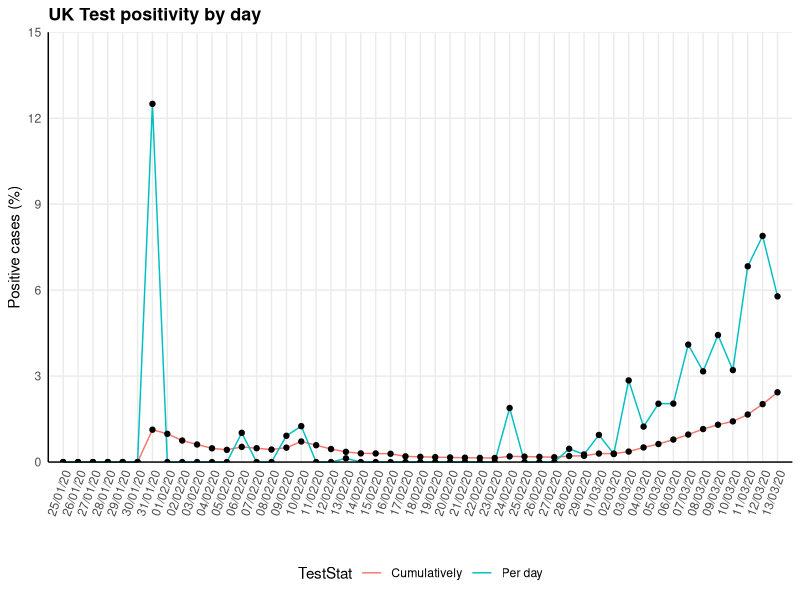

Write R code to recreate this figure.
## Exploration of UK COVID-19 data: Proportion of positive tests
## Emma Doughty (e.doughty6@gmail.com)

# Install libraries if necessary
#if(!require(ggpubr)) install.packages("ggpubr")
#if(!require(tidyverse)) install.packages("tidyverse")
#if(!require(scales)) install.packages("scales")

# Load libraries
library(readr)
library(tidyr)
library(plyr)
library(ggplot2)
library(scales)
library(ggpubr)

#Load data
COVID19_by_day <- read_csv("COVID19_by_day.csv")
COVID19_by_day$Date <- as.Date(COVID19_by_day$Date, format = "%d/%m/%y")
COVID19_by_day <- COVID19_by_day[order(COVID19_by_day$Date),]

df_NewPos <- data.frame(Date = COVID19_by_day$Date,
                          NewCases = COVID19_by_day$NewCases,
                          CumCases = COVID19_by_day$CumCases,
                          NewTests = COVID19_by_day$NewTests,
                          CumTests = COVID19_by_day$CumTests,
                          TestStat = "Per day",
                          StatValue = (100 * (COVID19_by_day$NewCases / COVID19_by_day$NewTests)),
                          stringsAsFactors = FALSE)

#    <- df_NewPos$StatValue / df_NewPos$NewCases

df_CumPos <- data.frame(Date = COVID19_by_day$Date,
                        NewCases = COVID19_by_day$NewCases,
                        CumCases = COVID19_by_day$CumCases,
                        NewTests = COVID19_by_day$NewTests,
                        CumTests = COVID19_by_day$CumTests,
                        TestStat = "Cumulatively",
                        StatValue = (100 * (COVID19_by_day$CumCases / COVID19_by_day$CumTests)),
                        stringsAsFactors = FALSE)

df_PosTests <- rbind(df_NewPos, df_CumPos)

PosTests_Factor <- 10^(floor(log10(signif(max(df_PosTests$StatValue)))))
PosTests_Breaks <- ceiling(PosTests_Factor/2)

plot_PosTests <- ggplot(data=df_PosTests, aes(x=Date, y=df_PosTests$StatValue, group=TestStat)) +
  geom_line(aes(color=TestStat))+
  geom_point()+
  scale_x_date(labels = date_format("%d/%m/%y"), expand = c(0, 1), 
               limits = c(min(df_PosTests$Date), max(df_PosTests$Date)),
               breaks = seq(min(df_PosTests$Date), max(df_PosTests$Date), 1)) +
  scale_y_continuous(limits = c(0, 15), 
                     breaks = seq(0, 15, 3),
                     expand = c(0, 0)) +
  ylab("Positive cases (%)") + xlab("") +
  ggtitle("UK Test positivity by day") +
  theme_minimal() +
  theme(plot.title = element_text(size=13, face="bold"),
        #legend.title = element_text("% Positive cases"),
        legend.position = "bottom", 
        axis.line = element_line(colour = "black"),
        axis.text.x = element_text(angle = 70, hjust = 1, vjust = 1), 
        panel.grid.minor = element_blank())

pdf("PosTests_plot.pdf", height = 8.27, width = 11.69)
plot_PosTests
dev.off()



df_TestNeg <- data.frame(Date = COVID19_by_day$Date,
                       TestRes = "Negative",
                       StatValue = COVID19_by_day$NewTests - COVID19_by_day$NewCases,
                       stringsAsFactors = FALSE)
df_TestNeg <- as.data.frame(lapply(df_TestNeg, rep, df_TestNeg$StatValue))

df_TestPos <- data.frame(Date = COVID19_by_day$Date,
                      TestRes = "Positive",
                      StatValue = COVID19_by_day$NewCases,
                      stringsAsFactors = FALSE)
df_TestPos <- as.data.frame(lapply(df_TestPos, rep, df_TestPos$StatValue))

df_TestRes <- rbind(df_TestNeg, df_TestPos)    

TestRes_Sigfig <- signif(max(df_TestRes$StatValue))
TestRes_Factor <- 10^(floor(log10(TestRes_Sigfig)))
TestRes_Max <- round_any(max(df_TestRes$StatValue), TestRes_Factor, f=ceiling)
TestRes_Breaks <- ceiling(TestRes_Factor/2)

plot_TestRes <- ggplot(data=df_TestRes, aes(x=df_TestRes$Date, fill=df_TestRes$TestRes)) +
  geom_histogram(binwidth=1, boundary = 1, colour="black") +
  scale_x_date(labels = date_format("%d/%m/%y"), expand = c(0, 0), 
               limits = c(min(df_TestRes$Date)-1, max(df_TestRes$Date)),
               breaks = seq(min(df_TestRes$Date)-1, max(df_TestRes$Date), 1)) +
  scale_y_continuous(limits = c(0, TestRes_Max), 
                     breaks = seq(0, TestRes_Max, TestRes_Breaks),
                     expand = c(0, 0)) +
  ylab("Frequency") + xlab("Date") +
  ggtitle("UK SARS-CoV2 tests per day") +
  theme_minimal() +
  theme(plot.title = element_text(size=13, face="bold"),
        legend.title = element_blank(),
        legend.position = "bottom", 
        axis.line = element_line(colour = "black"),
        axis.text.x = element_text(angle = 70, hjust = 1, vjust = 1), 
        panel.grid.minor = element_blank())


TestPos_Sigfig <- signif(max(df_TestPos$StatValue))
TestPos_Factor <- 10^(floor(log10(TestPos_Sigfig)))
TestPos_Max <- round_any(max(df_TestPos$StatValue), TestPos_Factor, f=ceiling)
TestPos_Breaks <- ceiling(TestPos_Factor/2)

plot_TestPos <- ggplot(data=df_TestPos, aes(x=df_TestPos$Date, fill=df_TestPos$TestPos)) +
  geom_histogram(binwidth=1, boundary = 1, colour="black") +
  scale_x_date(labels = date_format("%d/%m/%y"), expand = c(0, 0), 
               limits = c(min(df_TestPos$Date)-1, max(df_TestPos$Date)),
               breaks = seq(min(df_TestPos$Date)-1, max(df_TestPos$Date), 1)) +
  scale_y_continuous(limits = c(0, TestPos_Max), 
                     breaks = seq(0, TestPos_Max, TestPos_Breaks),
                     expand = c(0, 0)) +
  ylab("Frequency") + xlab("Date") +
  ggtitle("UK SARS-CoV2 tests per day") +
  theme_minimal() +
  theme(plot.title = element_text(size=13, face="bold"),
        legend.title = element_blank(),
        legend.position = "bottom", 
        axis.line = element_line(colour = "black"),
        axis.text.x = element_text(angle = 70, hjust = 1, vjust = 1), 
        panel.grid.minor = element_blank())
